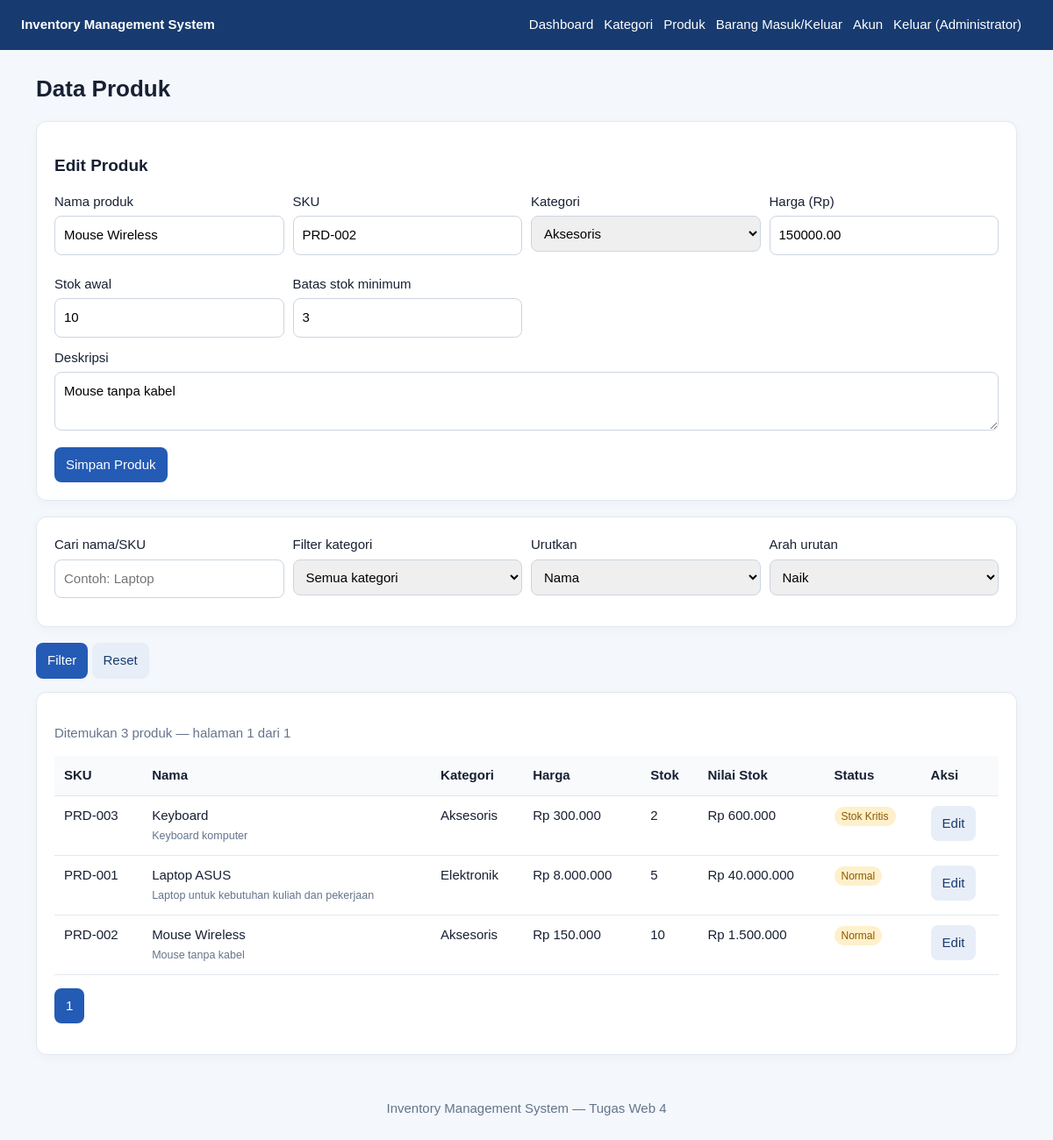
The page /products.php?edit=2 (signed in) on the database its author committed.
### tables this page shows
CREATE TABLE IF NOT EXISTS products (
  id INT UNSIGNED AUTO_INCREMENT PRIMARY KEY,
  category_id INT UNSIGNED NOT NULL,
  name VARCHAR(150) NOT NULL,
  sku VARCHAR(50) NOT NULL UNIQUE,
  description TEXT NULL,
  price DECIMAL(14,2) NOT NULL DEFAULT 0,
  stock INT NOT NULL DEFAULT 0,
  min_stock INT NOT NULL DEFAULT 5,
  created_at TIMESTAMP DEFAULT CURRENT_TIMESTAMP,
  updated_at TIMESTAMP DEFAULT CURRENT_TIMESTAMP ON UPDATE CURRENT_TIMESTAMP,
  CONSTRAINT fk_products_category FOREIGN KEY(category_id) REFERENCES categories(id)
    ON UPDATE CASCADE ON DELETE RESTRICT,
  CONSTRAINT chk_product_price CHECK (price >= 0),
  CONSTRAINT chk_product_stock CHECK (stock >= 0)
);

CREATE TABLE IF NOT EXISTS categories (
  id INT UNSIGNED AUTO_INCREMENT PRIMARY KEY,
  name VARCHAR(100) NOT NULL UNIQUE,
  description VARCHAR(255) NULL,
  created_at TIMESTAMP DEFAULT CURRENT_TIMESTAMP
);

### products.php (the view, shortened to what this page needs)
<?php
require __DIR__.'/config.php'; require_role('admin','staff');
$pdo=db();
$edit=null;if(isset($_GET['edit'])&&$_SESSION['user']['role']==='admin'){$s=$pdo->prepare('SELECT * FROM products WHERE id=?');$s->execute([(int)$_GET['edit']]);$edit=$s->fetch();}
$cats=$pdo->query('SELECT * FROM categories ORDER BY name')->fetchAll();
$q=trim($_GET['q']??'');$cat=(int)($_GET['category']??0);
$sort=$_GET['sort']??'name';$dir=strtolower($_GET['dir']??'asc')==='desc'?'DESC':'ASC';
$sortMap=['name'=>'p.name','price'=>'p.price','stock'=>'p.stock','sku'=>'p.sku'];$order=$sortMap[$sort]??'p.name';
$where=[];$params=[];if($q!==''){$where[]='(p.name LIKE ? OR p.sku LIKE ?)';$params[]="%$q%";$params[]="%$q%";}if($cat){$where[]='p.category_id=?';$params[]=$cat;}
$sqlWhere=$where?'WHERE '.implode(' AND ',$where):'';
$count=$pdo->prepare("SELECT COUNT(*) FROM products p $sqlWhere");$count->execute($params);$total=(int)$count->fetchColumn();
$page=max(1,(int)($_GET['page']??1));$perPage=5;$pages=max(1,(int)ceil($total/$perPage));$page=min($page,$pages);$offset=($page-1)*$perPage;
$s=$pdo->prepare("SELECT p.*,c.name category_name FROM products p JOIN categories c ON c.id=p.category_id $sqlWhere ORDER BY $order $dir LIMIT $perPage OFFSET $offset");$s->execute($params);$rows=$s->fetchAll();
function product_url(array $replace=[]): string { $a=array_merge($_GET,$replace);return 'products.php?'.http_build_query($a); }
echo '<h1>Data Produk</h1>';
if($_SESSION['user']['role']==='admin'){
 echo '<div class="card"><h2>'.($edit?'Edit':'Tambah').' Produk</h2><form method="post"><input type="hidden" name="csrf" value="'.e(csrf_token()).'"><input type="hidden" name="id" value="'.e($edit['id']??'').'"><div class="form-grid"><div><label>Nama produk</label><input name="name" required value="'.e($edit['name']??'').'"></div><div><label>SKU</label><input name="sku" required value="'.e($edit['sku']??'').'"></div><div><label>Kategori</label><select name="category_id" required><option value="">Pilih kategori</option>';
 foreach($cats as $c) echo '<option value="'.e($c['id']).'" '.(($edit['category_id']??'')==$c['id']?'selected':'').'>'.e($c['name']).'</option>';
 echo '</select></div><div><label>Harga (Rp)</label><input name="price" type="number" min="0" step="0.01" required value="'.e($edit['price']??'0').'"></div><div><label>Stok awal</label><input name="stock" type="number" min="0" required value="'.e($edit['stock']??'0').'"></div><div><label>Batas stok minimum</label><input name="min_stock" type="number" min="0" required value="'.e($edit['min_stock']??'5').'"></div></div><label>Deskripsi</label><textarea name="description">'.e($edit['description']??'').'</textarea><button>Simpan Produk</button></form></div>';
}else echo '<p class="muted">Akun staff dapat melihat dan mencari produk, tetapi tidak dapat mengubah master produk.</p>';
echo '<div class="card"><form method="get" class="form-grid"><div><label>Cari nama/SKU</label><input name="q" value="'.e($q).'" placeholder="Contoh: Laptop"></div><div><label>Filter kategori</label><select name="category"><option value="0">Semua kategori</option>';
echo '</select></div><div><label>Urutkan</label><select name="sort">';
foreach(['name'=>'Nama','sku'=>'SKU','price'=>'Harga','stock'=>'Stok'] as $k=>$v)echo '<option value="'.e($k).'" '.($sort===$k?'selected':'').'>'.e($v).'</option>';
echo '</select></div><div><label>Arah urutan</label><select name="dir"><option value="asc" '.($dir==='ASC'?'selected':'').'>Naik</option><option value="desc" '.($dir==='DESC'?'selected':'').'>Turun</option></select></div></div><p><button>Filter</button> <a class="btn secondary" href="products.php">Reset</a></p></form></div>';
echo '<div class="card"><p class="muted">Ditemukan '.e($total).' produk — halaman '.e($page).' dari '.e($pages).'</p><div class="table-wrap"><table><tr><th>SKU</th><th>Nama</th><th>Kategori</th><th>Harga</th><th>Stok</th><th>Nilai Stok</th><th>Status</th><th>Aksi</th></tr>';
foreach($rows as $r){$critical=(int)$r['stock']<=(int)$r['min_stock'];echo '<tr><td>'.e($r['sku']).'</td><td>'.e($r['name']).'<br><small class="muted">'.e($r['description']).'</small></td><td>'.e($r['category_name']).'</td><td>Rp '.number_format((float)$r['price'],0,',','.').'</td><td>'.e($r['stock']).'</td><td>Rp '.number_format((float)$r['price']*(int)$r['stock'],0,',','.').'</td><td><span class="tag">'.($critical?'Stok Kritis':'Normal').'</span></td><td>';
if($_SESSION['user']['role']==='admin')echo '<a class="btn secondary" href="products.php?edit='.e($r['id']).'">Edit</a>';
echo '</td></tr>';}
echo '</table></div><p class="actions">';
for($i=1;$i<=$pages;$i++)echo '<a class="btn '.($i===$page?'':'secondary').'" href="'.e(product_url(['page'=>$i])).'">'.e($i).'</a>';
echo '</p></div>';layout_end();

### config.php (style rules this page uses)
* { box-sizing:border-box }
body { margin:0;background:#f4f7fb;color:#172033;font:15px/1.5 Arial,sans-serif }
.card { background:white;border:1px solid #e2e8f0;border-radius:12px;padding:20px;margin-bottom:18px;box-shadow:0 3px 12px #17203308 }
.muted { color:#64748b }
input,select,textarea { width:100%;padding:10px;border:1px solid #cbd5e1;border-radius:8px;margin:5px 0 12px;font:inherit }
button,.btn { display:inline-block;background:#245bb5;color:white;border:0;border-radius:8px;padding:9px 13px;text-decoration:none;cursor:pointer;font:inherit }
.secondary { background:#e8eef8;color:#173b70 }
table { width:100%;border-collapse:collapse;background:white }
th,td { text-align:left;padding:11px;border-bottom:1px solid #e2e8f0;vertical-align:top }
th { background:#f8fafc }
.table-wrap { overflow-x:auto }
.form-grid { display:grid;grid-template-columns:repeat(auto-fit,minmax(220px,1fr));gap:10px }
h1 { font-size:26px;margin-top:0 }
h2 { font-size:19px }
.tag { padding:4px 8px;border-radius:20px;background:#fff0cc;color:#8a5800;font-size:12px }
.actions { display:flex;gap:6px;align-items:center;flex-wrap:wrap }

### rows shown on the page
products: name "Mouse Wireless", sku "PRD-002", category_id "Aksesoris", price "150000.00", stock "10", min_stock "3", description "Mouse tanpa kabel", category.name "Aksesoris", price "150.000", (float)$r['price']*(int)$r['stock'] "1.500.000", shows "Normal"
products: sku "PRD-003", name "Keyboard", description "Keyboard komputer", category.name "Aksesoris", price "300.000", stock "2", (float)$r['price']*(int)$r['stock'] "600.000", min_stock "Stok Kritis"
products: sku "PRD-001", name "Laptop ASUS", description "Laptop untuk kebutuhan kuliah dan pekerjaan", category.name "Elektronik", price "8.000.000", stock "5", (float)$r['price']*(int)$r['stock'] "40.000.000", min_stock "Normal"

### other values the page prints
$_SESSION['user']['name'] "Administrator"
$total "3"
$page "1"
$pages "1"
form field sort "Nama"
